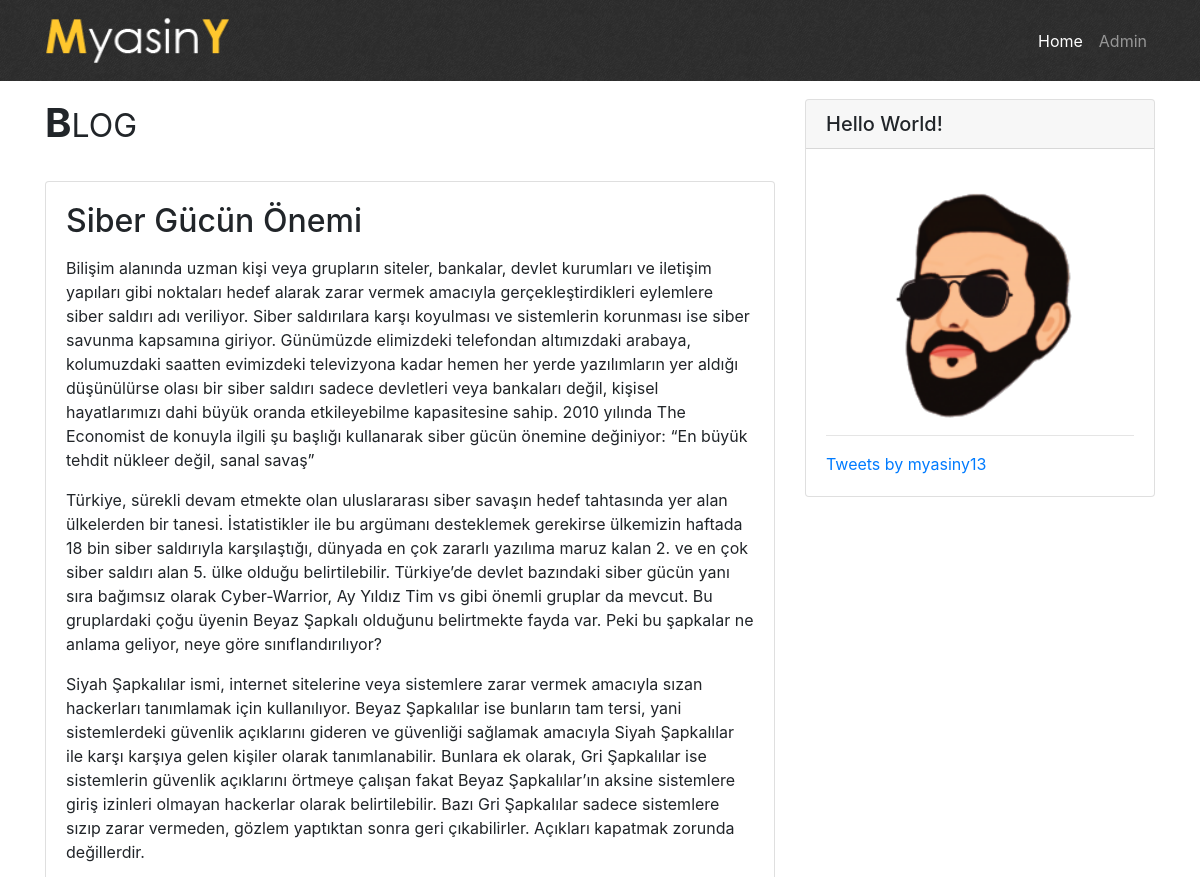
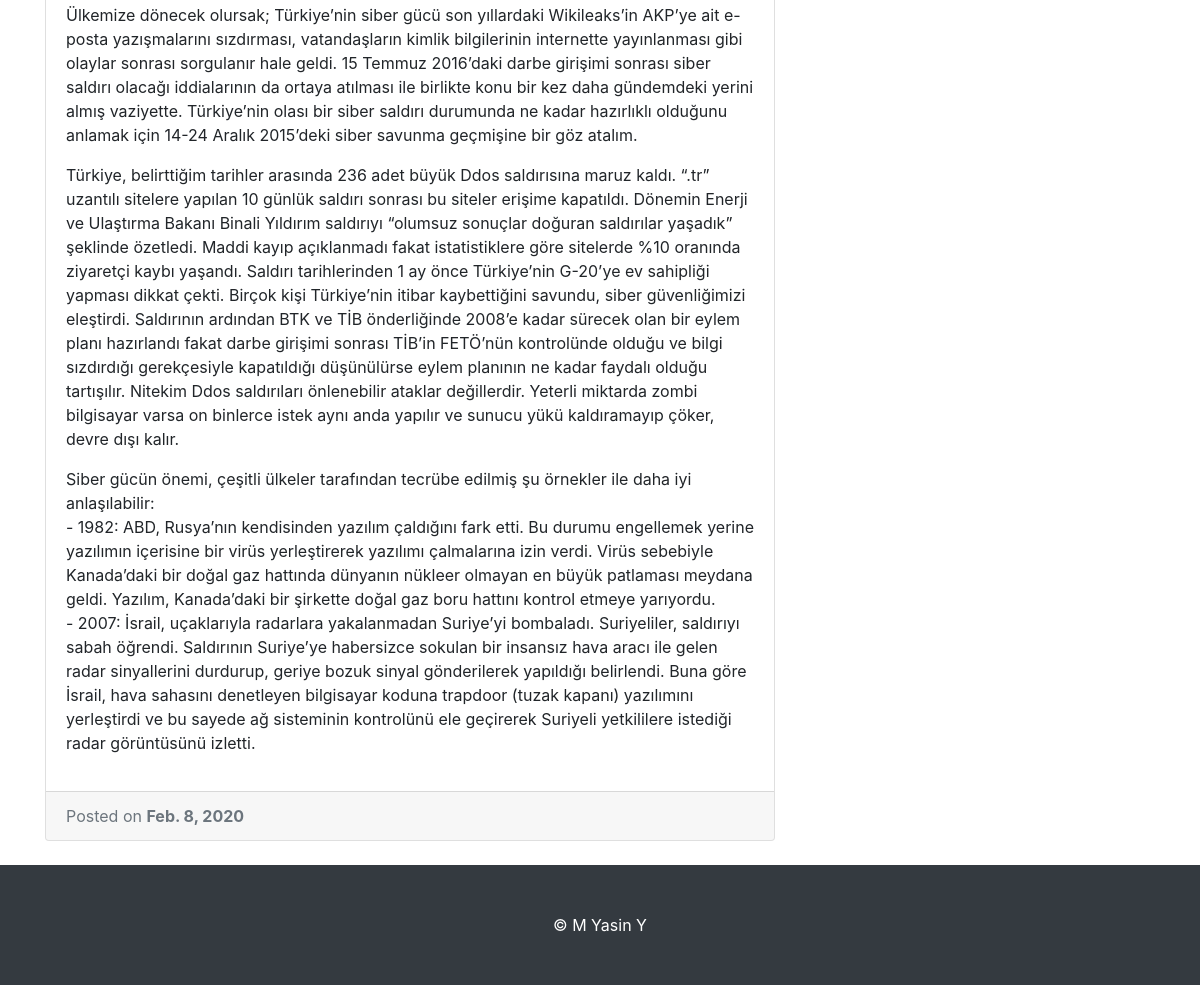
Page /blog/7/ on the committed database (2 pictures, top to bottom).
### myblog/models.py (models this page shows, shortened)
class Post(models.Model):
    title = models.CharField(blank=False, max_length=100)
    body = models.TextField(blank=False)
    date = models.DateField(default=datetime.now)

### myblog/views.py (the view)
# urls.py: path('<post_id>/', views.detail, name='detail')
def detail(request, post_id):
    try:
        post = Post.objects.get(id=post_id)
    except Post.DoesNotExist:
        raise Http404("Sorry :(")
    return render(request, "detail.html", {'result': post})

### templates/detail.html (shortened to what this page needs)
{% extends 'base.html' %}
{% load static %}
{% block content %}
    <div class="a2a_kit a2a_kit_size_32 a2a_default_style paylas">
    </div>
    <div class="card mb-4">
        <div class="card-body">
            <h2 class="card-title">{{ result.title }}</h2>
            {% autoescape off %}
                <p class="card-text">{{ result.body|linebreaks }}</p>
            {% endautoescape %}
        </div>
        <div class="card-footer text-muted">
            Posted on <b>{{ result.date }}</b>
        </div>
    </div>
{% endblock %}

### static/css/base.css (style rules this page uses)
body { padding-top: 75px; }
.paylas { padding: 5px; }

### rows in the picture
Post: title "Siber Gücün Önemi", body "Bilişim alanında uzman kişi veya grupların siteler, bankalar, devlet kurumları ve iletişim yapıları gibi noktaları hedef alarak zarar vermek amacıyla gerçekleştirdikleri eylemlere siber saldırı adı veriliyor. Siber saldırılara karşı koyulması ve sistemlerin korunması ise siber savunma kapsamına giriyor. Günümüzde elimizdeki telefondan altımızdaki arabaya, kolumuzdaki saatten evimizdeki televizyona kadar hemen her yerde yazılımların yer aldığı düşünülürse olası bir siber saldırı sadece devletleri veya bankaları değil, kişisel hayatlarımızı dahi büyük oranda etkileyebilme kapasitesine sahip. 2010 yılında The Economist de konuyla ilgili şu başlığı kullanarak siber gücün önemine değiniyor: “En…", date "Feb. 8, 2020"
